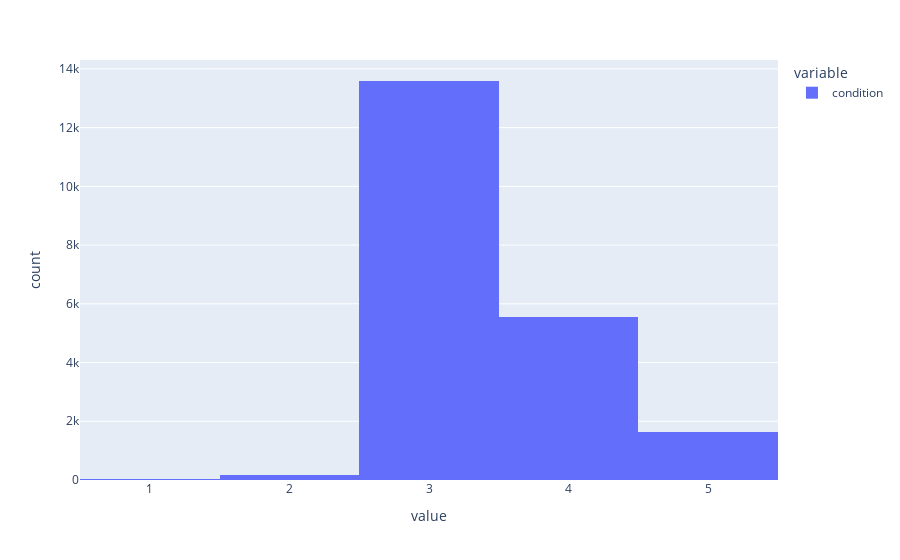

Here is the notebook cell this chart was saved with:
### Code cell
px.histogram(df['condition'])

### Figure 1 — Plotly figure (JSON) as saved in the notebook; plotly's stock layout.template omitted (floating-point values rounded to 4 significant figures; data arrays with more than 128 entries replaced by an {"elided": "..."} marker saying what was removed)
{"data": [{"alignmentgroup": "True", "bingroup": "x", "hovertemplate": "variable=condition<br>value=%{x}<br>count=%{y}<extra></extra>", "legendgroup": "condition", "marker": {"color": "#636efa", "pattern": {"shape": ""}}, "name": "condition", "offsetgroup": "condition", "orientation": "v", "showlegend": true, "type": "histogram", "x": {"elided": "20950 int values"}, "xaxis": "x", "yaxis": "y"}], "layout": {"barmode": "relative", "legend": {"title": {"text": "variable"}, "tracegroupgap": 0}, "margin": {"t": 60}, "xaxis": {"anchor": "y", "domain": [0, 1], "title": {"text": "value"}}, "yaxis": {"anchor": "x", "domain": [0, 1], "title": {"text": "count"}}}}
